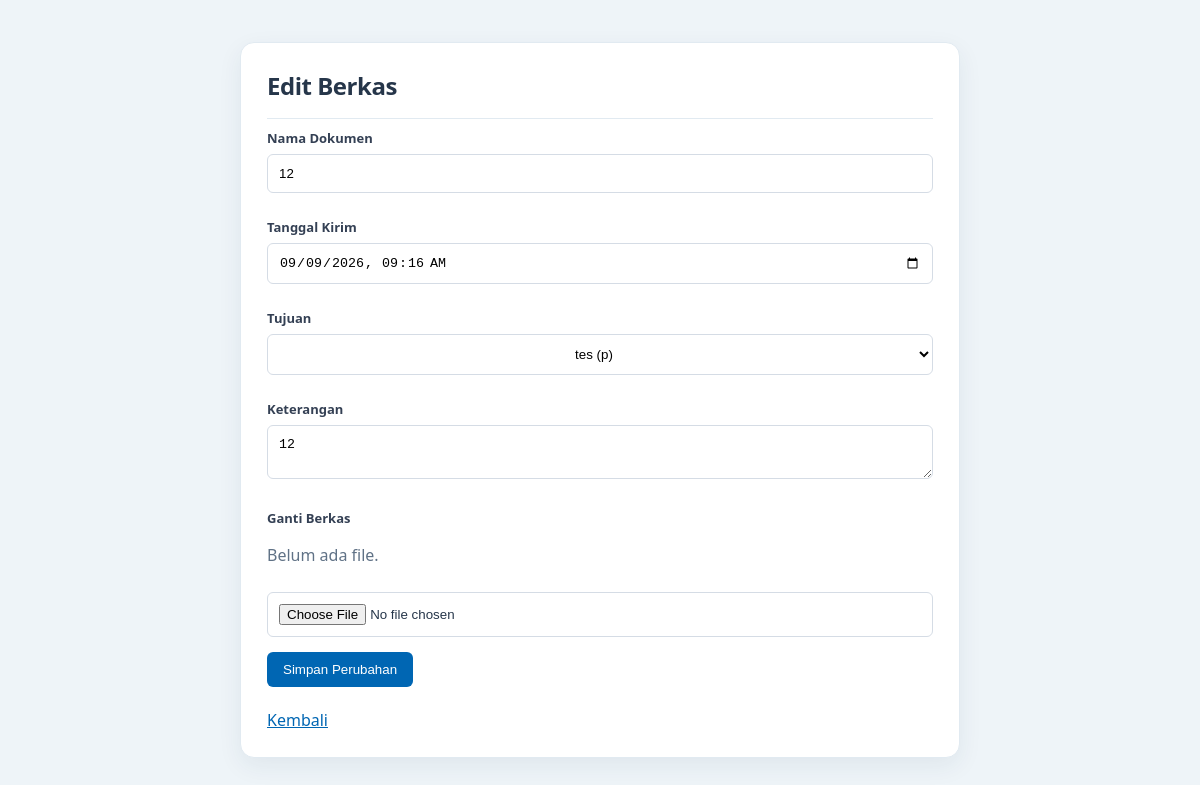
/index.php?aksi=edit&id=37 (signed in), run on the app's committed database.
### tables this page shows
CREATE TABLE `berkas` (
  `id_berkas` int NOT NULL,
  `n_dokumen` varchar(255) NOT NULL,
  `tgl_kirim` datetime NOT NULL DEFAULT CURRENT_TIMESTAMP,
  `id_pengirim` int DEFAULT NULL,
  `id_tujuan` int DEFAULT NULL,
  `tujuan_semua` tinyint(1) NOT NULL DEFAULT '0',
  `tgl_terima` datetime DEFAULT NULL,
  `tujuan` varchar(20) DEFAULT NULL,
  `keterangan` text,
  `file_berkas` text,
  `status` enum('Dikirim','Diterima','Ditolak') NOT NULL DEFAULT 'Dikirim'
);

CREATE TABLE `user` (
  `id_user` int NOT NULL,
  `nama` varchar(50) NOT NULL,
  `username` varchar(50) NOT NULL,
  `password` varchar(255) NOT NULL,
  `bagian` varchar(50) NOT NULL,
  `role` enum('admin','pegawai') NOT NULL,
  `hobi` varchar(100) DEFAULT NULL,
  `makanan_favorit` varchar(100) DEFAULT NULL,
  `hewan_favorit` varchar(100) DEFAULT NULL
);

### controller/BerkasController.php (called while the page is built, shortened)
<?php
require_once "model/Berkas.php";
class BerkasController {
    public function edit() {
        $id = $_GET['id'];
        $model = new Berkas();
        $data = $model->editData($id);
        $user = $model->tampilUser();
        require_once "views/edit.php";
    }
}
?>

### model/Berkas.php (called while the page is built, shortened)
<?php
require_once "config/Koneksi.php";
class Berkas {
    private $conn;
    public function __construct() {
        $db = new Koneksi();
        $this->conn = $db->getKoneksi();
        $this->pastikanStrukturBerkas();
    }
    private function pastikanStrukturBerkas() {
        $this->conn->query("ALTER TABLE `berkas`
            MODIFY `status` ENUM('Dikirim', 'Diterima', 'Ditolak')
                NOT NULL DEFAULT 'Dikirim'");
        $this->conn->query("ALTER TABLE `berkas`
            MODIFY `file_berkas` TEXT DEFAULT NULL");
        $this->conn->query("UPDATE `berkas` b
            LEFT JOIN `user` u ON b.id_tujuan = u.id_user
            SET b.id_tujuan = NULL
            WHERE b.id_tujuan IS NOT NULL AND u.id_user IS NULL");
        $this->ubahAksiHapusPengirim();
        $this->tambahForeignKeyJikaBelumAda(
            'berkas_pengirim_fk',
            'id_pengirim',
            'user',
            'id_user'
        );
        $this->tambahForeignKeyJikaBelumAda(
            'berkas_tujuan_fk',
            'id_tujuan',
            'user',
            'id_user'
        );
    }
    private function tambahForeignKeyJikaBelumAda($nama, $kolom, $tabelReferensi, $kolomReferensi) {
        $stmt = $this->conn->prepare("SELECT CONSTRAINT_NAME
            FROM information_schema.KEY_COLUMN_USAGE
            WHERE TABLE_SCHEMA = DATABASE()
            AND TABLE_NAME = 'berkas'
            AND COLUMN_NAME = ?
            AND REFERENCED_TABLE_NAME IS NOT NULL
            LIMIT 1");
        $stmt->bind_param("s", $kolom);
        $stmt->execute();
        if ($stmt->get_result()->num_rows === 0) {
            $this->conn->query("ALTER TABLE `berkas`
                ADD CONSTRAINT `$nama`
                FOREIGN KEY (`$kolom`) REFERENCES `$tabelReferensi` (`$kolomReferensi`)
                ON DELETE SET NULL ON UPDATE CASCADE");
        }
    }
    private function ubahAksiHapusPengirim() {
        $stmt = $this->conn->prepare("SELECT CONSTRAINT_NAME
            FROM information_schema.KEY_COLUMN_USAGE
            WHERE TABLE_SCHEMA = DATABASE()
            AND TABLE_NAME = 'berkas'
            AND COLUMN_NAME = 'id_pengirim'
            AND REFERENCED_TABLE_NAME = 'user'
            LIMIT 1");
        $stmt->execute();
        $fk = $stmt->get_result()->fetch_assoc();
        $namaFk = str_replace('`', '', $fk['CONSTRAINT_NAME']);
        $aturan = $this->conn->prepare("SELECT DELETE_RULE
            FROM information_schema.REFERENTIAL_CONSTRAINTS
            WHERE CONSTRAINT_SCHEMA = DATABASE() AND CONSTRAINT_NAME = ?");
        $aturan->bind_param("s", $namaFk);
        $aturan->execute();
        $dataAturan = $aturan->get_result()->fetch_assoc();
        $this->conn->query("ALTER TABLE `berkas` DROP FOREIGN KEY `$namaFk`");
        $this->conn->query("ALTER TABLE `berkas`
            ADD CONSTRAINT `berkas_pengirim_fk`
            FOREIGN KEY (`id_pengirim`) REFERENCES `user` (`id_user`)
            ON DELETE RESTRICT ON UPDATE CASCADE");
    }
    private function buatTabelKomentar() {
        $this->conn->query("CREATE TABLE IF NOT EXISTS komentar_berkas (
            id_komentar INT NOT NULL AUTO_INCREMENT,
            id_berkas INT NOT NULL,
            id_user INT NOT NULL,
            komentar TEXT NOT NULL,
            dibuat_pada TIMESTAMP NOT NULL DEFAULT CURRENT_TIMESTAMP,
            PRIMARY KEY (id_komentar),
            INDEX (id_berkas),
            INDEX (id_user)
        ) ENGINE=InnoDB DEFAULT CHARSET=utf8mb4");
    }
    private function buatTabelPesan() {
        $this->conn->query("CREATE TABLE IF NOT EXISTS pesan_berkas (
            id_pesan INT NOT NULL AUTO_INCREMENT,
            id_berkas INT NOT NULL,
            id_pengirim INT NOT NULL,
            id_penerima INT NOT NULL,
            jenis VARCHAR(30) NOT NULL,
            pesan TEXT NOT NULL,
            sudah_dibaca TINYINT(1) NOT NULL DEFAULT 0,
            dibuat_pada TIMESTAMP NOT NULL DEFAULT CURRENT_TIMESTAMP,
            PRIMARY KEY (id_pesan),
            INDEX (id_penerima),
            INDEX (id_berkas)
        ) ENGINE=InnoDB DEFAULT CHARSET=utf8mb4");
    }
    public function tampilUser() {
        $sql = "SELECT * FROM `user`
                ORDER BY nama ASC";
        $hasil = $this->conn->query($sql);
        $data = [];
        while ($row = $hasil->fetch_assoc()) {
            $data[] = $row;
        }
        return $data;
    }
    public function editData($id) {
        $sql = "SELECT * FROM berkas
                WHERE id_berkas = $id";
        $hasil = $this->conn->query($sql);
        return $hasil->fetch_assoc();
    }
}
?>

### config/Koneksi.php (called while the page is built, shortened)
<?php
class Koneksi {
    public function getKoneksi() {
        $koneksi = new mysqli("localhost", "root", "", "e-berkas");
        $koneksi->query("SET time_zone = '+07:00'");
        return $koneksi;
    }
}
?>

### views/edit.php (the view, shortened to what this page needs)
<!DOCTYPE html>
<html>
<head>
    <link rel="stylesheet" href="views/css/style.css?v=3">
</head>
<body>
<div class="box">
    <h2>Edit Berkas</h2>
    <form action="index.php?aksi=prosesEdit" method="POST" enctype="multipart/form-data">
        <label>Nama Dokumen</label>
        <input type="text" name="n_dokumen"
        value="<?php echo $data['n_dokumen']; ?>" required>
        <label>Tanggal Kirim</label>
        <input type="datetime-local" name="tgl_kirim"
        value="<?php echo date('Y-m-d\TH:i', strtotime($data['tgl_kirim'])); ?>" required>
        <label>Tujuan</label>
        <select name="tujuan" id="tujuan" required>
            <?php foreach ($user as $row) { ?>
                <?php if ($row['id_user'] != $_SESSION['id_user']) { ?>
                    <option value="<?php echo $row['id_user']; ?>"
                        <?php echo ((int) $row['id_user'] === (int) $data['id_tujuan']) ? 'selected' : ''; ?>
                        style="text-align: center;">
                        <?php echo $row['nama']; ?> (<?php echo $row['bagian']; ?>)
                    </option>
                <?php } ?>
            <?php } ?>
        </select>
        <label>Keterangan</label>
        <textarea name="keterangan"><?php echo $data['keterangan']; ?></textarea>
        <label>Ganti Berkas</label>
        <?php if (!empty($data['file_berkas'])) { ?>
            <p>
                File sekarang:
                <a href="uploads/<?php echo $data['file_berkas']; ?>" target="_blank">
                    Lihat Berkas
                </a>
            </p>
        <?php } else { ?>
            <p>Belum ada file.</p>
        <?php } ?>
        <input type="file" name="file_berkas">
        <button type="submit">Simpan Perubahan</button>
    </form>
    <br>
    <a href="index.php?aksi=berkas">Kembali</a>
</div>
</body>
</html>

### views/css/style.css (style rules this page uses)
* { box-sizing: border-box; }
body { margin: 0; font-family: "Segoe UI", Arial, sans-serif; background: #eef4f8; color: #26364a; animation: muncul 0.5s ease; }
.box { background: white; padding: 26px; border: 1px solid #e1eaf1; border-radius: 14px; box-shadow: 0 8px 24px rgba(25, 61, 87, 0.07); animation: naik 0.6s ease; }
.box h2 { margin-top: 0; margin-bottom: 10px; font-size: 24px; letter-spacing: -0.02em; }
.box p { color: #607286; line-height: 1.6; }
body > .box { width: min(720px, calc(100% - 40px)); margin: 42px auto; }
body > .box h2 { padding-bottom: 16px; border-bottom: 1px solid #e1eaf1; }
form label { display: block; margin-top: 10px; color: #344054; font-size: 13px; font-weight: 700; }
input,select, textarea { width: 100%; padding: 11px; margin: 7px 0 15px; border: 1px solid #d5dce5; border-radius: 6px; background: #fff; transition: 0.3s; }
button, .btn { display: inline-block; padding: 10px 16px; background: #0066b3; color: white; border: none; text-decoration: none; border-radius: 6px; cursor: pointer; transition: 0.3s; }
a { color: #0066b3; transition: 0.2s; }
h1, h2, h3 { color: #26364a; }

### data on the page
berkas: n_dokumen "12", tgl_kirim "09/09/2026 09:16", tujuan "tes (p)", keterangan "12"
